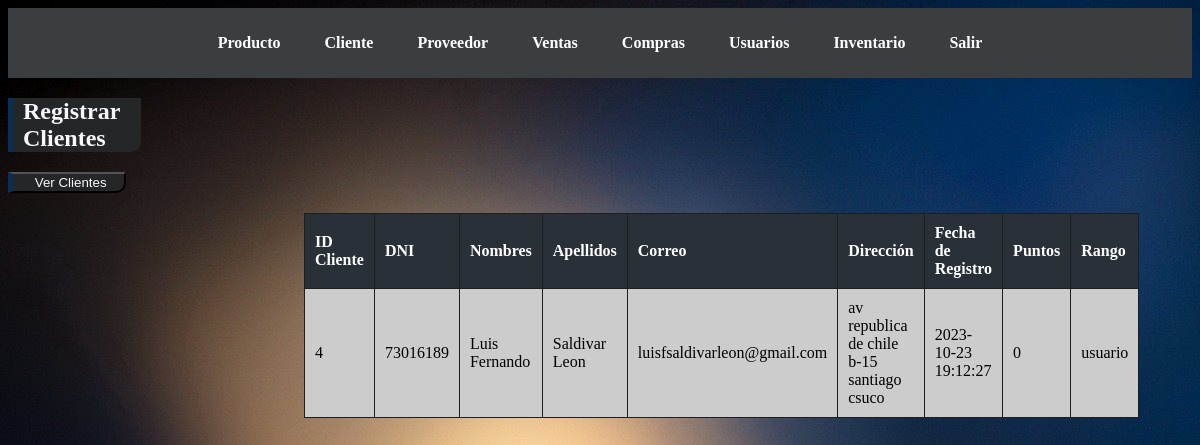
/src/Tienda/panel/cliente.php, run on an earlier commit of the app's database.
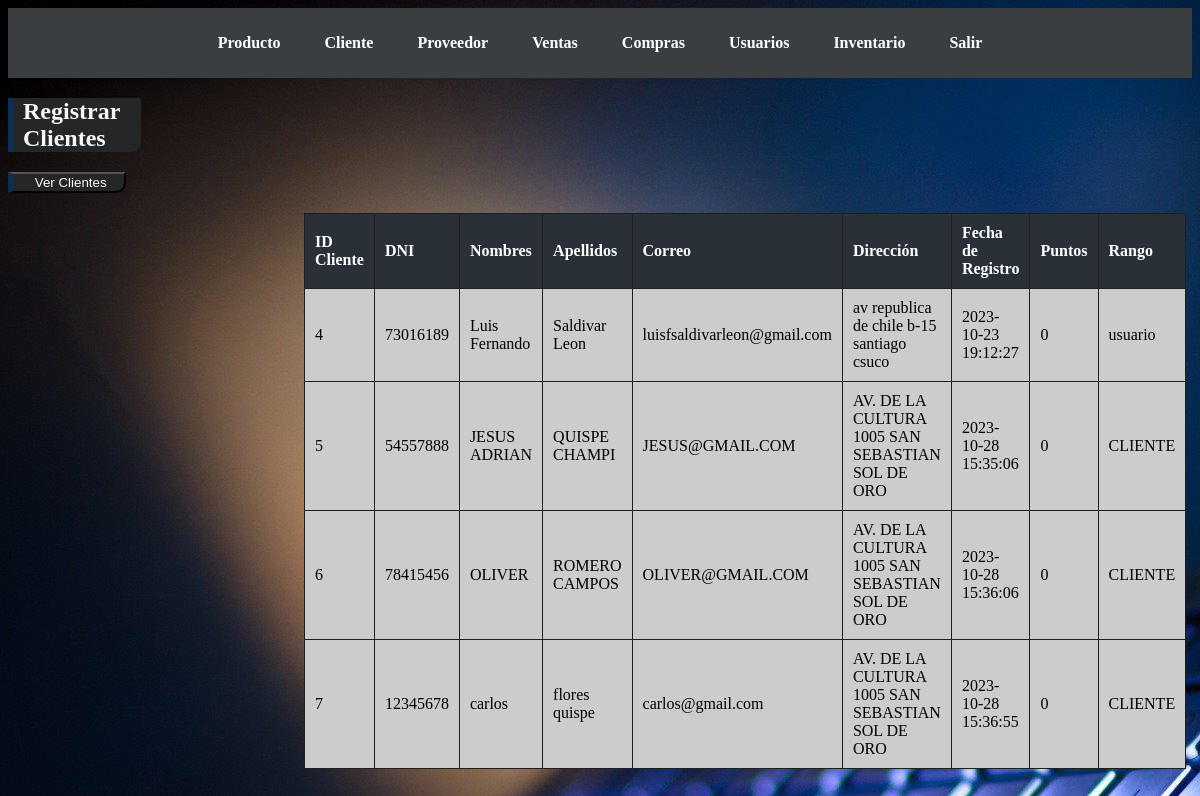
And on a later commit of the database.
### tables this page shows
CREATE TABLE `cliente` (
  `id_cliente` int(11) NOT NULL,
  `dni` varchar(15) NOT NULL,
  `nombres` varchar(30) NOT NULL,
  `apellidos` varchar(50) NOT NULL,
  `correo` varchar(50) NOT NULL,
  `direccion` varchar(150) NOT NULL,
  `fecha_registro` datetime NOT NULL,
  `puntos` int(11) NOT NULL,
  `rango` varchar(50) NOT NULL
);

### src/Tienda/panel/cliente.php (the view, shortened to what this page needs)
<?php
include 'menu.php';
?>
<!DOCTYPE html>
<html>
<head>
    <link rel="stylesheet" type="text/css" href="../CSS/cliente.css">
</head>
<body>
    <h2>Registrar Clientes</h2>
    <button id="mostrar">Ver Clientes</button>
    <?php
        include '../../datos/conexion_be.php';
        $query = "SELECT * FROM cliente";
        $result = $conexion->query($query);
        echo "<table border='1' id='clienteTable'>";
        if ($result) {
            if ($result->num_rows > 0) {
                echo "<tr>";
                echo "<th>ID Cliente</th>";
                echo "<th>DNI</th>";
                echo "<th>Nombres</th>";
                echo "<th>Apellidos</th>";
                echo "<th>Correo</th>";
                echo "<th>Dirección</th>";
                echo "<th>Fecha de Registro</th>";
                echo "<th>Puntos</th>";
                echo "<th>Rango</th>";
                echo "</tr>";
                while ($row = $result->fetch_assoc()) {
                    echo "<tr>";
                    echo "<td>" . $row['id_cliente'] . "</td>";
                    echo "<td>" . $row['dni'] . "</td>";
                    echo "<td>" . $row['nombres'] . "</td>";
                    echo "<td>" . $row['apellidos'] . "</td>";
                    echo "<td>" . $row['correo'] . "</td>";
                    echo "<td>" . $row['direccion'] . "</td>";
                    echo "<td>" . $row['fecha_registro'] . "</td>";
                    echo "<td>" . $row['puntos'] . "</td>";
                    echo "<td>" . $row['rango'] . "</td>";
                    echo "</tr>";
                }
            } else {
                echo "<tr><td colspan='9'>No se encontraron clientes.</td></tr>";
            }
        } else {
            echo "<tr><td colspan='9'>Error en la consulta: " . $conexion->error . "</td></tr>";
        }
        echo "</table>";
    ?>
</body>
</html>

What changed in the data, as far as the page shows it:
added cliente: id_cliente "5", dni "54557888", nombres "JESUS ADRIAN", apellidos "QUISPE CHAMPI", correo "JESUS@GMAIL.COM", direccion "AV. DE LA CULTURA 1005 SAN SEBASTIAN SOL DE ORO", fecha_registro "2023-10-28 15:35:06", puntos "0", rango "CLIENTE"
added cliente: id_cliente "6", dni "78415456", nombres "OLIVER", apellidos "ROMERO CAMPOS", correo "OLIVER@GMAIL.COM", direccion "AV. DE LA CULTURA 1005 SAN SEBASTIAN SOL DE ORO", fecha_registro "2023-10-28 15:36:06", puntos "0", rango "CLIENTE"
added cliente: id_cliente "7", dni "12345678", nombres "carlos", apellidos "flores quispe", correo "carlos@gmail.com", direccion "AV. DE LA CULTURA 1005 SAN SEBASTIAN SOL DE ORO", fecha_registro "2023-10-28 15:36:55", puntos "0", rango "CLIENTE"
